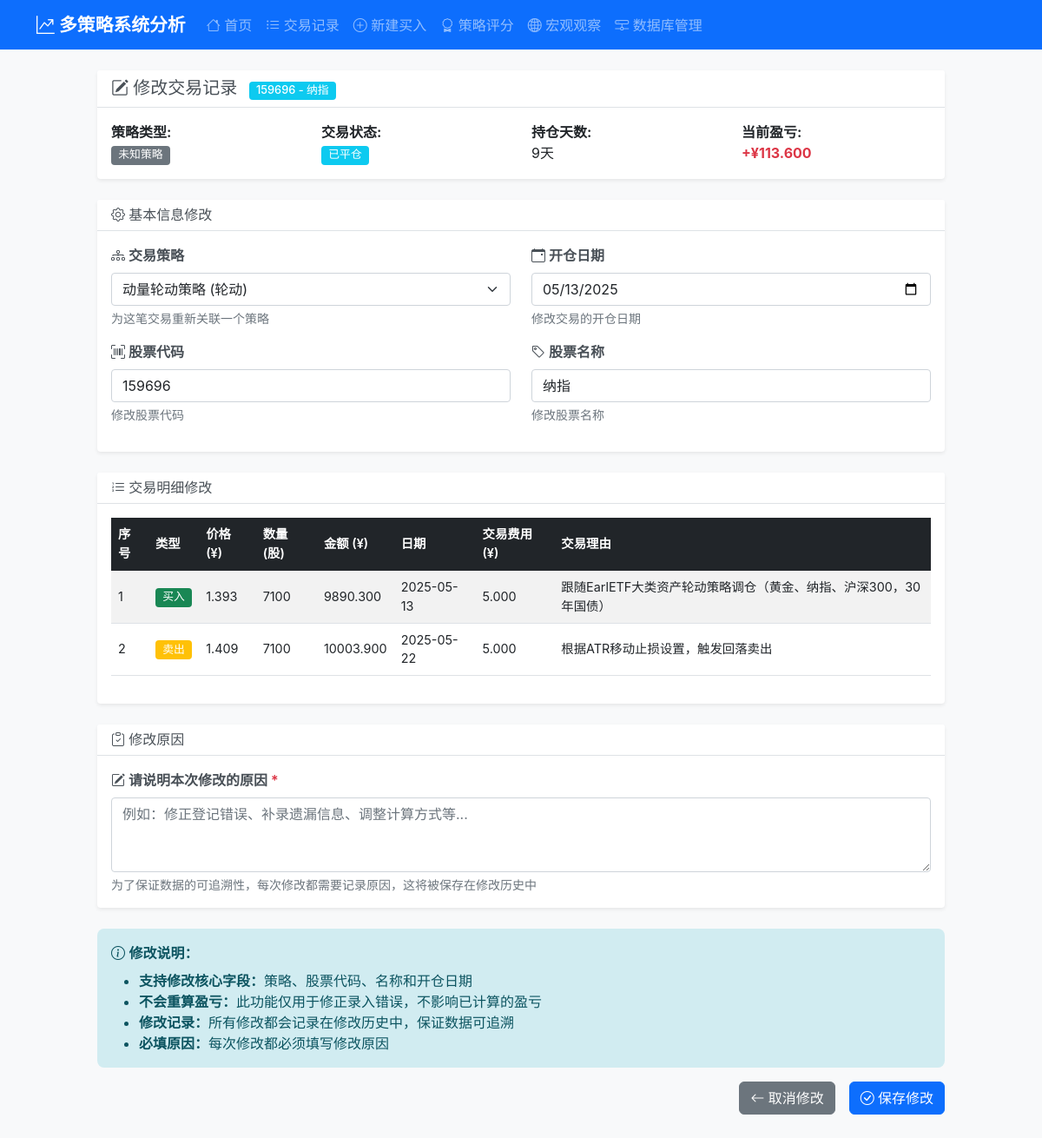
Screenshot of /edit_trade/10 with the database file from the repository.
### tables this page shows
CREATE TABLE trades (
                id INTEGER PRIMARY KEY AUTOINCREMENT,
                symbol_code TEXT NOT NULL,
                symbol_name TEXT NOT NULL,
                open_date DATE NOT NULL,
                close_date DATE,
                status TEXT DEFAULT 'open',  -- open: 持仓中, closed: 已平仓
                total_buy_amount DECIMAL(15,3) DEFAULT 0,
                total_buy_quantity INTEGER DEFAULT 0,
                total_sell_amount DECIMAL(15,3) DEFAULT 0,
                total_sell_quantity INTEGER DEFAULT 0,
                remaining_quantity INTEGER DEFAULT 0,
                total_profit_loss DECIMAL(15,3) DEFAULT 0,
                total_profit_loss_pct DECIMAL(8,4) DEFAULT 0,
                holding_days INTEGER DEFAULT 0,
                created_at TIMESTAMP DEFAULT CURRENT_TIMESTAMP,
                updated_at TIMESTAMP DEFAULT CURRENT_TIMESTAMP
            , strategy TEXT DEFAULT "trend", trade_log TEXT, deleted_at TIMESTAMP, deleted_reason TEXT, strategy_id INTEGER, is_deleted INTEGER DEFAULT 0, delete_date TIMESTAMP, delete_reason TEXT, operator_note TEXT, total_gross_profit DECIMAL(15,3) DEFAULT 0, total_net_profit DECIMAL(15,3) DEFAULT 0, total_net_profit_pct DECIMAL(8,4) DEFAULT 0, total_buy_fees DECIMAL(15,3) DEFAULT 0, total_sell_fees DECIMAL(15,3) DEFAULT 0, total_fees DECIMAL(15,3) DEFAULT 0, total_fee_ratio_pct DECIMAL(8,4) DEFAULT 0);

CREATE TABLE trade_details (
                id INTEGER PRIMARY KEY AUTOINCREMENT,
                trade_id INTEGER NOT NULL,
                transaction_type TEXT NOT NULL,  -- buy: 买入, sell: 卖出
                price DECIMAL(10,3) NOT NULL,
                quantity INTEGER NOT NULL,
                amount DECIMAL(15,3) NOT NULL,
                transaction_date DATE NOT NULL,
                profit_loss DECIMAL(15,3) DEFAULT 0,
                profit_loss_pct DECIMAL(8,4) DEFAULT 0,
                created_at TIMESTAMP DEFAULT CURRENT_TIMESTAMP, transaction_fee DECIMAL(10,3) DEFAULT 0, buy_reason TEXT, sell_reason TEXT, deleted_at TIMESTAMP, is_deleted INTEGER DEFAULT 0, delete_date TIMESTAMP, delete_reason TEXT, operator_note TEXT, gross_profit DECIMAL(15,3) DEFAULT 0, gross_profit_pct DECIMAL(8,4) DEFAULT 0, net_profit DECIMAL(15,3) DEFAULT 0, net_profit_pct DECIMAL(8,4) DEFAULT 0,
                FOREIGN KEY (trade_id) REFERENCES trades (id)
            );

### routes/trading_routes.py (the view, shortened to what this page needs)
@trading_bp.route('/edit_trade/<int:trade_id>', methods=['GET', 'POST'])
def edit_trade(trade_id):
    try:
        trading_service = TradingService(current_app.db_service)
        strategy_service = StrategyService(current_app.db_service)
        trade = trading_service.get_trade_by_id(trade_id, include_deleted=True)
        if not trade:
            return redirect(url_for('trading.trades'))
        if trade.get('is_deleted'):
            return redirect(url_for('trading.trades'))
        if request.method == 'GET':
            strategies_raw = strategy_service.get_all_strategies(return_dto=True)
            strategies = dto_list_to_dicts(strategies_raw)
            details = dto_list_to_dicts(trading_service.get_trade_details(trade_id, return_dto=True))
            strategies_dict = {s['id']: s['name'] for s in strategies}
            return render_template(
                'edit_trade.html',
                trade=trade,
                details=details,
                strategies_data=strategies,
                strategies_dict=strategies_dict,
            )
    except Exception as e:
        current_app.logger.error(f"编辑交易失败: {str(e)}")
        return redirect(url_for('trading.trades'))

### templates/edit_trade.html (shortened to what this page needs)
{% extends "base.html" %}
{% block content %}
    <div class="row justify-content-center">
        <div class="col-lg-10">
            <div class="card mb-4">
                <div class="card-header">
                    <h5 class="card-title mb-0">
                        <i class="bi bi-pencil-square"></i> 修改交易记录
                        <span class="badge bg-info ms-2">{{ trade.symbol_code }} - {{ trade.symbol_name }}</span>
                    </h5>
                </div>
                <div class="card-body">
                    <div class="row">
                        <div class="col-md-3">
                            <strong>策略类型:</strong>
                            <br>
                            {% if trade.strategy_id %}
                                <span class="badge bg-secondary">{{ strategies_dict.get(trade.strategy_id|string, '未知策略') }}</span>
                            {% else %}
                                <span class="badge bg-secondary">{{ strategies_dict.get('1', '趋势跟踪策略') }}</span>
                            {% endif %}
                        </div>
                        <div class="col-md-3">
                            <strong>交易状态:</strong>
                            <br>
                            <span class="badge bg-info">已平仓</span>
                        </div>
                        <div class="col-md-3">
                            <strong>持仓天数:</strong>
                            <br>
                            {{ trade.holding_days }}天
                        </div>
                        <div class="col-md-3">
                            <strong>当前盈亏:</strong>
                            <br>
                            {% if trade.total_profit_loss > 0 %}
                                <span class="fw-bold text-danger">+¥{{ "%.3f"|format(trade.total_profit_loss) }}</span>
                            {% elif trade.total_profit_loss < 0 %}
                                <span class="fw-bold text-success">-¥{{ "%.3f"|format((trade.total_profit_loss | abs) ) }}</span>
                            {% else %}
                                <span class="fw-bold text-muted">¥0.000</span>
                            {% endif %}
                        </div>
                    </div>
                </div>
            </div>
            <form method="POST" class="needs-validation" novalidate>
                <div class="card mb-4">
                    <div class="card-header">
                        <h6 class="card-title mb-0">
                            <i class="bi bi-gear"></i> 基本信息修改
                        </h6>
                    </div>
                    <div class="card-body">
                        <div class="row">
                            <div class="col-md-6 mb-3">
                                <label for="strategy_id" class="form-label">
                                    <i class="bi bi-diagram-3"></i> 交易策略
                                </label>
                                <select class="form-select" id="strategy_id" name="strategy_id">
                                    {% for strategy in strategies_data %}
                                        <option value="{{ strategy.id }}" {{ 'selected' if (trade.strategy_id and trade.strategy_id == strategy.id) or (not trade.strategy_id and strategy.id == 1) else '' }}>
                                            {{ strategy.name }}
                                            {% if strategy.tags %}({{ strategy.tags|join(", ") }}){% endif %}
                                        </option>
                                    {% endfor %}
                                </select>
                                <div class="form-text">为这笔交易重新关联一个策略</div>
                            </div>
                            <div class="col-md-6 mb-3">
                                <label for="open_date" class="form-label">
                                    <i class="bi bi-calendar-event"></i> 开仓日期
                                </label>
                                <input type="date"
                                       class="form-control"
                                       id="open_date"
                                       name="open_date"
                                       value="{{ trade.open_date }}">
                                <div class="form-text">修改交易的开仓日期</div>
                            </div>
                        </div>
                        <div class="row">
                            <div class="col-md-6 mb-3">
                                <label for="symbol_code" class="form-label">
                                    <i class="bi bi-upc-scan"></i> 股票代码
                                </label>
                                <input type="text"
                                       class="form-control"
                                       id="symbol_code"
                                       name="symbol_code"
                                       value="{{ trade.symbol_code }}"
                                       required>
                                <div class="form-text">修改股票代码</div>
                            </div>
                            <div class="col-md-6 mb-3">
                                <label for="symbol_name" class="form-label">
                                    <i class="bi bi-tag"></i> 股票名称
                                </label>
                                <input type="text"
                                       class="form-control"
                                       id="symbol_name"
                                       name="symbol_name"
                                       value="{{ trade.symbol_name }}"
                                       required>
                                <div class="form-text">修改股票名称</div>
                            </div>
                        </div>
                    </div>
                </div>
                <div class="card mb-4">
                    <div class="card-header">
                        <h6 class="card-title mb-0">
                            <i class="bi bi-list-ol"></i> 交易明细修改
                        </h6>
                    </div>
                    <div class="card-body">
                        <div class="table-responsive">
                            <table class="table table-striped">
                                <thead class="table-dark">
                                    <tr>
                                        <th>序号</th>
                                        <th>类型</th>
                                        <th>价格 (¥)</th>
                                        <th>数量 (股)</th>
                                        <th>金额 (¥)</th>
                                        <th>日期</th>
                                        <th>交易费用 (¥)</th>
                                        <th>交易理由</th>
                                    </tr>
                                </thead>
                                <tbody>
                                    {% for detail in details %}
                                        <tr>
                                            <td>{{ loop.index }}</td>
                                            <td>
                                                {% if detail.transaction_type == 'buy' %}
                                                    <span class="badge bg-success">买入</span>
                                                {% else %}
                                                    <span class="badge bg-warning">卖出</span>
                                                {% endif %}
                                            </td>
                                            <td>{{ "%.3f"|format(detail.price) }}</td>
                                            <td>{{ detail.quantity }}</td>
                                            <td>{{ "%.3f"|format(detail.amount) }}</td>
                                            <td>{{ detail.transaction_date }}</td>
                                            <td>{{ "%.3f"|format(detail.transaction_fee or 0) }}</td>
                                            <td>
                                                {% if detail.transaction_type == 'buy' %}
                                                    {{ detail.buy_reason or '' }}
                                                {% else %}
                                                    {{ detail.sell_reason or '' }}
                                                {% endif %}
                                            </td>
                                        </tr>
                                    {% endfor %}
                                </tbody>
                            </table>
                        </div>
                    </div>
                </div>
                <div class="card mb-4">
                    <div class="card-header">
                        <h6 class="card-title mb-0">
                            <i class="bi bi-clipboard-check"></i> 修改原因
                        </h6>
                    </div>
                    <div class="card-body">
                        <div class="row">
                            <div class="col-md-12">
                                <label for="modification_reason" class="form-label">
                                    <i class="bi bi-pencil-square"></i> 请说明本次修改的原因 <span class="text-danger">*</span>
                                </label>
                                <textarea class="form-control"
                                          id="modification_reason"
                                          name="modification_reason"
                                          rows="3"
                                          placeholder="例如：修正登记错误、补录遗漏信息、调整计算方式等..."
                                          required></textarea>
                                <div class="form-text">为了保证数据的可追溯性，每次修改都需要记录原因，这将被保存在修改历史中</div>
                            </div>
                        </div>
                    </div>
                </div>
                <div class="alert alert-info" role="alert">
                    <i class="bi bi-info-circle"></i>
                    <strong>修改说明：</strong>
                    <ul class="mb-0 mt-2">
                        <li>
                            <strong>支持修改核心字段：</strong>策略、股票代码、名称和开仓日期
                        </li>
                        <li>
                            <strong>不会重算盈亏：</strong>此功能仅用于修正录入错误，不影响已计算的盈亏
                        </li>
                        <li>
                            <strong>修改记录：</strong>所有修改都会记录在修改历史中，保证数据可追溯
                        </li>
                        <li>
                            <strong>必填原因：</strong>每次修改都必须填写修改原因
                        </li>
                    </ul>
                </div>
                <div class="d-grid gap-2 d-md-flex justify-content-md-end mb-4">
                    <a href="{{ url_for('trading.trade_details', trade_id=trade.id) }}"
                       class="btn btn-secondary me-md-2">
                        <i class="bi bi-arrow-left"></i> 取消修改
                    </a>
                    <button type="submit" class="btn btn-primary">
                        <i class="bi bi-check-circle"></i> 保存修改
                    </button>
                </div>
            </form>
        </div>
    </div>
{% endblock %}

### rows the page displays
trades: symbol_code "159696", symbol_name "纳指", holding_days "9", total_profit_loss "113.600", open_date "05/13/2025"
trade_details: transaction_type "买入", price "1.393", quantity "7100", amount "9890.300", transaction_date "2025-05-13", transaction_fee "5.000", buy_reason "跟随EarlETF大类资产轮动策略调仓（黄金、纳指、沪深300，30年国债）"
trade_details: transaction_type "卖出", price "1.409", quantity "7100", amount "10003.900", transaction_date "2025-05-22", transaction_fee "5.000", sell_reason "根据ATR移动止损设置，触发回落卖出"

### other values shown
{{ strategies_dict.get(trade.strategy_id|string, '未知策略') }} "未知策略"
form field strategy_id "动量轮动策略 (轮动)"
